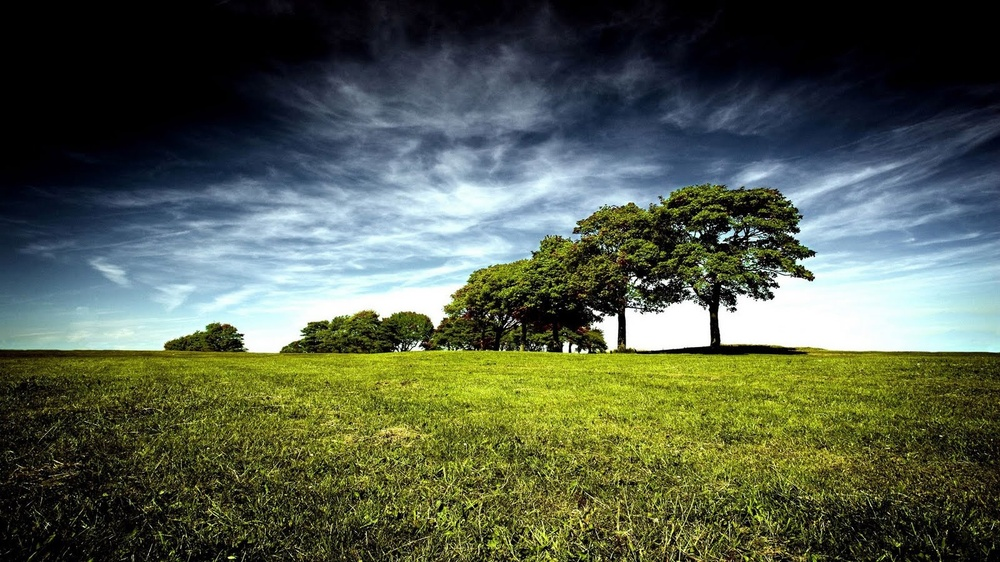
#> input picture part3/imges/image1.jpg, 1000 x 562 px, shrunk from 1600 x 900 before the run
$ python part3.py imges 3
#> lines starting #> are read from the running program, lines starting #| are printed output that depends on the picture
import numpy as np
import cv2
import os
import sys

if len(sys.argv) < 2:
    print("please provide a source directory and a value for k")
    exit()
if not os.path.exists("output"):
    os.makedirs("output")

sourcedir = sys.argv[1]
sourcedir = os.fsencode(sourcedir)
n_centroid = int(sys.argv[2])

for imgfile in os.listdir(sourcedir):

    path = os.fsdecode(os.path.join(sourcedir, imgfile))
    img = cv2.imread(path)
#> img is the input picture: shape (562, 1000, 3); mean B, G, R 75.8, 93.3, 83.6
    imgshape = img.shape
#> imgshape = (562, 1000, 3)
    img = np.float32(img.reshape((-1,3)))
    criteria = (cv2.TERM_CRITERIA_EPS + cv2.TERM_CRITERIA_MAX_ITER, 10, 1.0)

    ret, label, center = cv2.kmeans(img,n_centroid,None,criteria,10, cv2.KMEANS_RANDOM_CENTERS)
#> ret = 1.72e+09; center = [[224, 217.1, 191.7], [74.72, 124, 113], [20.25, 24.33, 21.6]]

    center = np.uint8(center)
#> center = [[223, 217, 191], [74, 124, 113], [20, 24, 21]]
    outp = center[label.flatten()].reshape((img.shape))
    outp = outp.reshape((imgshape))
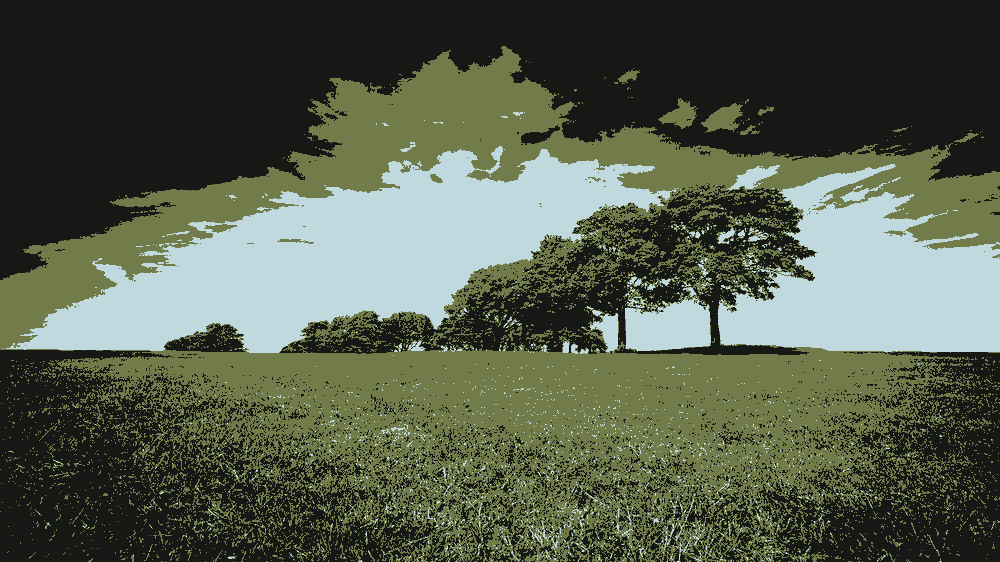
#> outp: shape (562, 1000, 3); mean of channels 0, 1, 2 75.2, 93.1, 83.2; drawn as B, G, R

    outpath = os.path.join("output", os.fsdecode(imgfile))
    cv2.imwrite(outpath , outp)
    cv2.waitKey(0)
#> pass 2 of the loop `for imgfile in os.listdir(sourcedir):`:
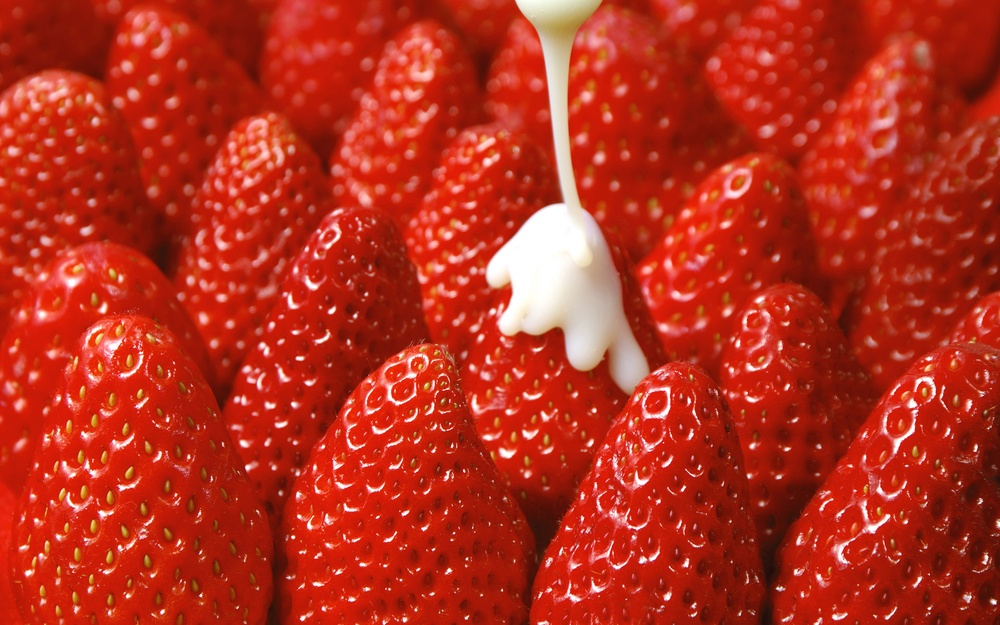
#> input picture part3/imges/image2.jpg, 1000 x 625 px, shrunk from 1920 x 1200 before the run
#> img is the input picture: shape (625, 1000, 3); mean B, G, R 29.5, 47.8, 183.1
#> `ret, label, center = cv2.kmeans(img,n_centroid,None,criteria,10, cv2.K..`: ret = 867985620.5; center = [[21.86, 43.55, 202.3], [7.9, 23.72, 146], [162.7, 173.5, 234.4]]
#> `center = np.uint8(center)`: center = [[21, 43, 202], [7, 23, 146], [162, 173, 234]]
#> `outp = outp.reshape((imgshape))`:
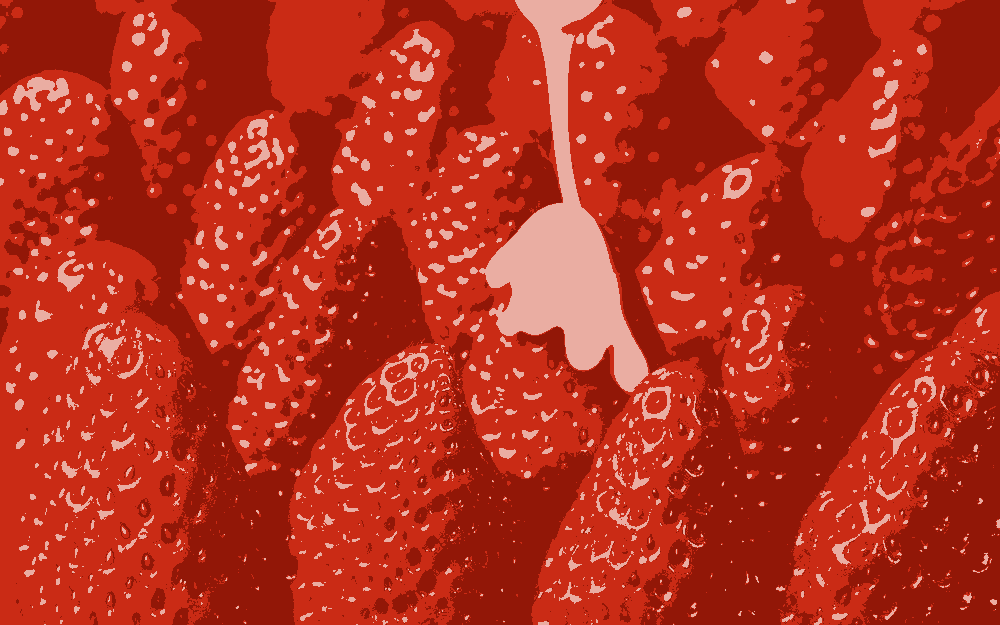
#> outp: shape (625, 1000, 3); mean of channels 0, 1, 2 28.6, 47.2, 182.9; drawn as B, G, R
